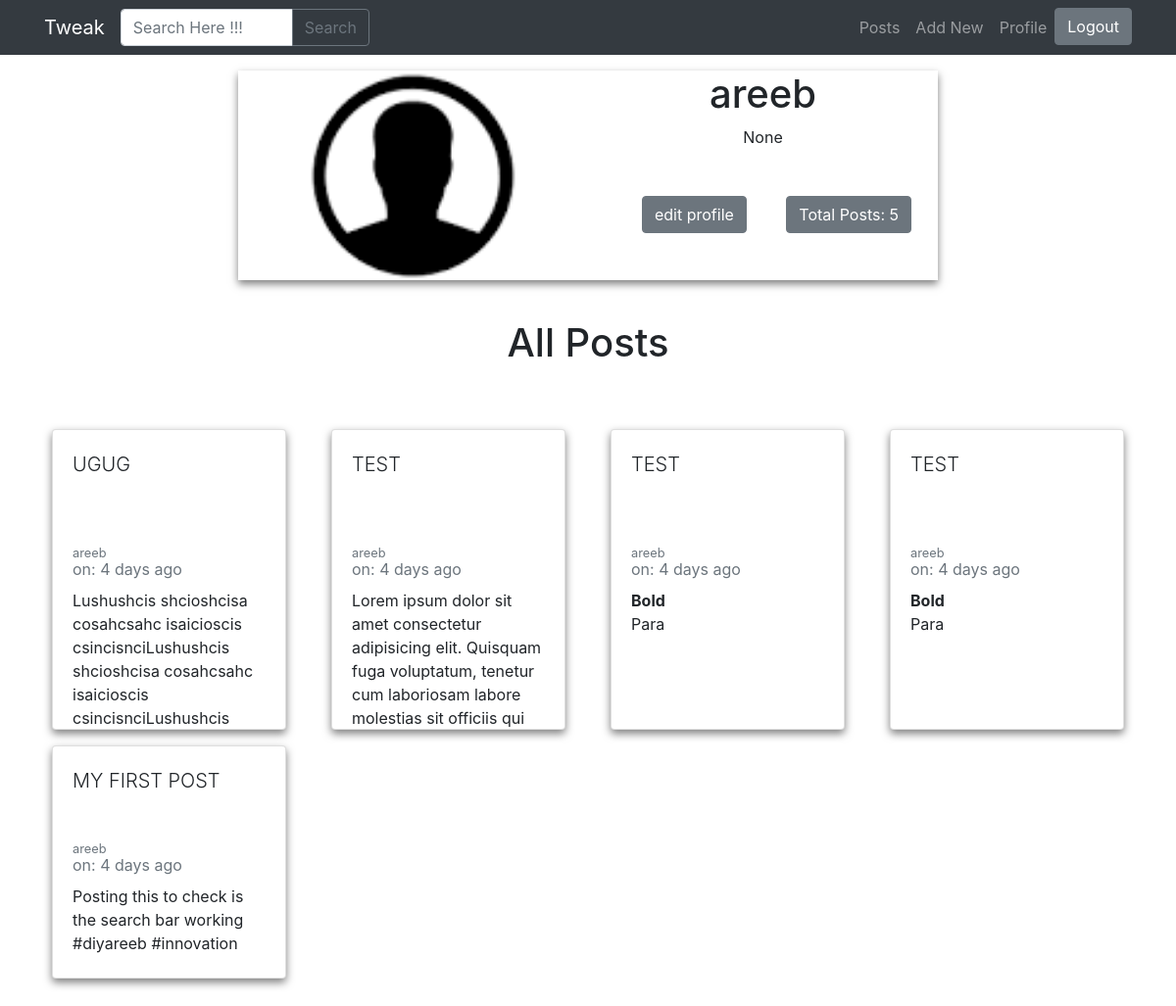
Screenshot of /profile/areeb (signed in) with the database file from the repository.
### app.py (models this page shows)
class User(UserMixin, db.Model):
    id = db.Column(db.Integer, primary_key=True)
    username = db.Column(db.String(15), unique=True)
    email = db.Column(db.String(50), unique=True)
    password = db.Column(db.String(80))
    admin = db.Column(db.Boolean, unique=False, default=False)
    profile_picture = db.Column(db.String(70), nullable=False, default='url_for(\'static\',filename=\'default.png\')')
    about = db.Column(db.String(120), unique=False)
    def __repr__(self):
        return (self.username)

class Posts(db.Model):
    id = db.Column(db.Integer, primary_key=True)
    post_id = db.Column(db.String(30), nullable=False)
    post_by = db.Column(db.String(15), nullable=False)
    post_title = db.Column(db.String(80), nullable=False)
    post_body = db.Column(db.String(25000), nullable=False)
    post_created = db.Column(db.DateTime, default = datetime.utcnow)

### app.py (the view, shortened to what this page needs)
@app.route('/profile/<string:pro>')
@login_required
def dashboard(pro):
    user = User.query.filter_by(username=pro).first()
    posts = Posts.query.filter_by(post_by=pro).order_by(desc(Posts.post_created)).all()
    Total = Posts.query.filter_by(post_by=pro).order_by(Posts.post_created).count()
    if (user):
        image_file = user.profile_picture
        currentuser = User.query.filter_by(username=pro).one()
        return render_template('profile.html',
                                total=Total,
                                posts=posts,
                                admin=current_user.admin,
                                image_file = image_file,
                                name = str(current_user.username),
                                profile = str(currentuser),
                                about=user.about
                                )

### app.py (called while the page is built)
@login_manager.user_loader
def load_user(user_id):
    return User.query.get(int(user_id))

### filters.py (called while the page is built)
def datetimeformat(date_str):
    dt = arrow.get(date_str)
    return dt.humanize()

### templates/profile.html (shortened to what this page needs)
{% extends "base.html" %}
{% block nav %}
<li>
<a href="{{ url_for('logout') }}">
  <button type="button" class="btn btn-secondary d-flex nav-item">Logout</button>
</a>
</li>
{% endblock %}
{% block body %}
<div class="container mt-16 mb-24 ">
      <div class="row">
        <div class="col-lg-8 mx-auto d-lg-block d-md-none d-none">
          <div class="h-auto m-2 w-auto text-center" style=" box-shadow: 0 4px 8px 0 rgba(0, 0, 0, 0.5);">
            <div class="container flow-root ">
              <div class="row">
                <div class="col-lg-6 p-0">
                  <div class="inline-block w-full h-full content-center object-cover relative" style=" background-color: black;">
                    <img src="{{ image_file }}" alt="{{ profile }}" class="absolute top-0 left-0 w-full h-full object-cover">
                  </div>
                </div>
                <div class="col-lg-6">
                  <div class="text-center w-full inline-block">
                    <h1>{{ profile }}</h1>
                    <p class="mx-1" >{{ about }}</p>
                    {% if name == profile %}
                    <p><a href="{{ url_for('update',idp=current_user.username) }}">
                      <button class="btn btn-secondary m-8">edit profile</button></a>
                      <button class="btn btn-secondary m-1">Total Posts: {{ total }}</button>
                    </p>
                      {% else %}
                        <p>
                          <button class="btn btn-secondary m-8">Total Posts: {{ total }}</button>
                        </p>
                    {% endif %}
                  </div>
                </div>
              </div>
            </div>
          </div>
        </div>
      </div>
      <div class="row mt-8">
        <div class="col-12 text-center">
          <h1 class="mx-auto">All Posts</h1>
        </div>
      </div>
    <div class="row mt-4">
        {% if posts|length < 1 %}
        <h2 class="text-center">Nothing Posted Yet</h2>
        {% else %}
        {% for post in posts %}
        <div class="col-lg-3 col-md-4 mt-3">
          <a href="{{ url_for('post', postid=post.post_id) }}">
            <div class="card h-100 m-2 mb-3 mt-3" style="box-shadow: 0 4px 8px 0 rgba(0, 0, 0, 0.5); ">
              <div class="card-body">
                <p class="card-title text-uppercase lead" style="overflow: hidden; position: relative; height: 30%;  max-height: 15ch;">
                  {{ post.post_title }}
                </p>
                <small class="card-subtitle mb-2 text-muted">{{ post.post_by }}</small>
                <p class="card-subtitle mb-2 text-muted">on: {{ post.post_created | datetimeformat }}</p>
                <div class="card-text" style="overflow: hidden;  max-height: 14ch;"> {{ post.post_body | safe }} </div>
              </div>
            </div>
          </a>
        </div>
        {% endfor %}
        {% endif %}
    </div>
  </div>
{% endblock %}

### templates/base.html (shortened to what this page needs)
<!DOCTYPE html>
<html lang="en">
<head>
    <link href="https://unpkg.com/tailwindcss@^1.0/dist/tailwind.min.css" rel="stylesheet">
    <link rel="stylesheet" href="https://stackpath.bootstrapcdn.com/bootstrap/4.5.0/css/bootstrap.min.css">
</head>
<body>
 <nav class="navbar navbar-expand-lg navbar-dark bg-dark fixed-top" style="z-index:5;">
    <div class="container" >
      <a class="navbar-brand">Tweak</a>
      <form class="form mx-auto" action="/search" method="POST">
          <div class="input-group">
            <input type="text" name="search" autocomplete="off" id="livebox" class="form-control col-lg-6" placeholder="Search Here !!!">
            <div class="input-group-append">
              <button class="btn btn-outline-secondary" type="submit">Search</button>
            </div>
          </div>
      </form>
      <div class="collapse navbar-collapse" id="navbarResponsive">
        <ul class="navbar-nav ml-auto">
          <li class="nav-item">
            <a class="nav-link" href="{{ url_for('posts') }}">Posts</a>
          </li>
          <li class="nav-item">
            <a class="nav-link" href="{{ url_for('addpost') }}">Add New</a>
          </li>
          <li class="nav-item">
            <a class="nav-link" href="{{ url_for('dashboard',pro=current_user.username) }}">Profile
            </a>
          </li>
          {% block nav %} {% endblock %}
        </ul>
      </div>
    </div>
    </nav>
    {% block body %} {% endblock %}
  </body>
</html>

### templates/base.html (style rules this page uses)
a, a:hover, a:focus, a:active { text-decoration: none; color: inherit; }

### rows the page displays
User: profile_picture (placeholder picture), username "areeb"
Posts: post_title "UGUG", post_by "areeb", post_created "4 days ago", post_body "Lushushcis shcioshcisa cosahcsahc isaicioscis csincisnciLushushcis shcioshcisa cosahcsahc isaicioscis csincisnciLushushcis…"
Posts: post_title "TEST", post_by "areeb", post_created "4 days ago", post_body "Lorem ipsum dolor sit amet consectetur adipisicing elit. Quisquam fuga voluptatum, tenetur cum laboriosam labore molestias sit officiis qui…"
Posts: post_title "TEST", post_by "areeb", post_created "4 days ago", post_body "Bold Para"
Posts: post_title "TEST", post_by "areeb", post_created "4 days ago", post_body "Bold Para"
Posts: post_title "MY FIRST POST", post_by "areeb", post_created "4 days ago", post_body "Posting this to check is the search bar working #diyareeb #innovation"

### other values shown
{{ about }} "None"
{{ total }} "5"
